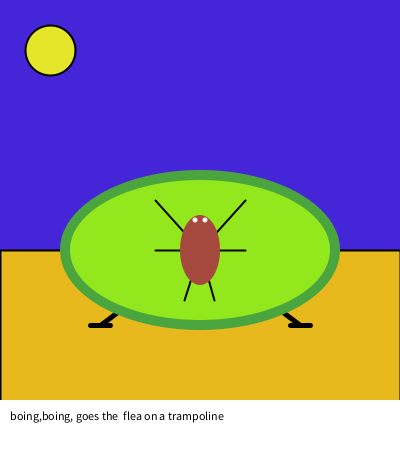
Frame 1 (no input)
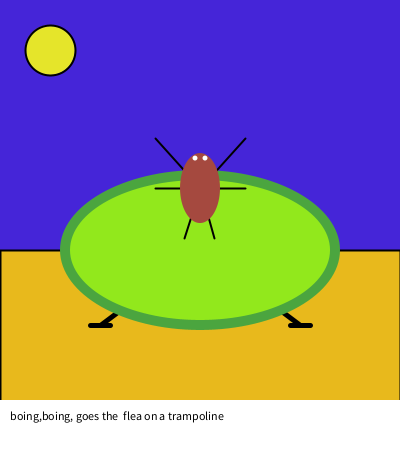
Frame 60 (the mouse pressed at the canvas centre just before this capture)
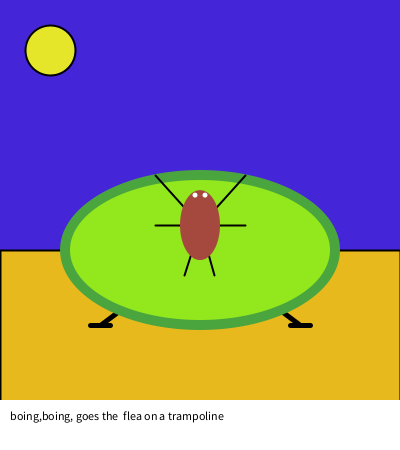
Frame 120 (the mouse held since frame 60 and released just before this capture)

The Processing sketch that drew these frames (run headless with seeded random() and noise(); from frame 60 on, the mouse is pressed at the canvas centre):

// Processing sketch: processing_180771
// ── processing_180771.pde

float xPos  = 200;
float yPos  = 250;
float perxPos = 200;
float peryPos = 250;

float movey  =  1;

void setup ()
{
size (400,450);
strokeWeight  (2);
}

void draw ()
{
// sky
 background (#4525D8);
 
 //sun
 fill (#E5E52A);
  ellipse (50,50,50,50);
  
  //ground
  fill (#E8B91C);
 rect (0,250,400,250);

//trampolinefeet 
stroke (0);
strokeWeight (5);
line (xPos, yPos, xPos - 100, yPos +75);
line (xPos,yPos,xPos, yPos + 75);
line (xPos, yPos, xPos+ 100, yPos + 75);

line ( xPos - 110, yPos +75, xPos -90, yPos +75);
line (xPos, yPos +75, xPos +10 , yPos + 75);
line (xPos +110, yPos +75, xPos + 90 , yPos +75);

//trampoline
noStroke ();
fill (#4BA53F);
ellipse (xPos, yPos, 280,160);
fill (#92E81C);
ellipse (xPos, yPos,260,140);

//bouncer
//llegs
stroke (0);
strokeWeight (2);
line (perxPos,peryPos,perxPos -16, peryPos +50);
line (perxPos,peryPos,perxPos+14, peryPos +50);
//arms
line (perxPos,peryPos, perxPos - 45,peryPos -50);
line (perxPos, peryPos, perxPos +45,peryPos -50);
line (perxPos,peryPos,perxPos + 45, peryPos);
line (perxPos,peryPos,perxPos - 45,peryPos);
noStroke ();
//body
fill(#A5493F);
ellipse (perxPos,peryPos,40,70);

//eyes
fill (255);
ellipse (perxPos -5, peryPos -30, 5,5);
ellipse (perxPos +5, peryPos -30, 5,5);

peryPos = peryPos - 0.3;

 // textbox
 fill (255);
  rect(0,400,400,50);
  
  stroke (0);
  strokeWeight (2);
  fill (0);
    text ("boing,boing, goes the  flea on a trampoline",10,420);
    
if (peryPos  < 150)
{peryPos = 250;

}

peryPos = peryPos - 0.75;

}
